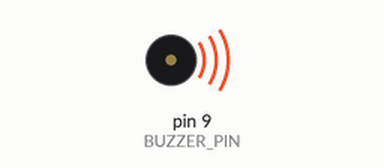
A sketch run on a simulated Arduino Uno, built with avr-gcc and run on an emulated ATmega328P. Parts: buzzer (waves = sounding).

Above: at 0.03 s.
Timing chart, 0 to 3.0 s (numbered marks = the images above):
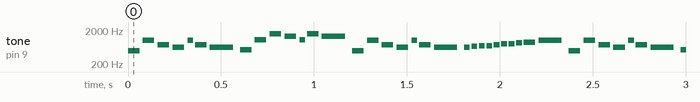

Measured:
- by itself, tone on pin 9 (BUZZER_PIN): plays 494 Hz for 0.06 s, 988 Hz for 0.06 s, 740 Hz for 0.06 s, 622 Hz for 0.06 s, 988 Hz for 0.03 s, 740 Hz for 0.06 s … (1701 notes in this stretch)

The sketch:

pacman.ino
```cpp
// (licence header left out)
#include "pitches.h"

#define BUZZER_PIN 9

int melody[] = {
  NOTE_B4, NOTE_B5, NOTE_FS5, NOTE_DS5,
  NOTE_B5, NOTE_FS5, NOTE_DS5, NOTE_C5,
  NOTE_C6, NOTE_G6, NOTE_E6, NOTE_C6, NOTE_G6, NOTE_E6,

  NOTE_B4, NOTE_B5, NOTE_FS5, NOTE_DS5, NOTE_B5,
  NOTE_FS5, NOTE_DS5, NOTE_DS5, NOTE_E5, NOTE_F5,
  NOTE_F5, NOTE_FS5, NOTE_G5, NOTE_G5, NOTE_GS5, NOTE_A5, NOTE_B5
};

int durations[] = {
  16, 16, 16, 16,
  32, 16, 8, 16,
  16, 16, 16, 32, 16, 8,

  16, 16, 16, 16, 32,
  16, 8, 32, 32, 32,
  32, 32, 32, 32, 32, 16, 8
};

void setup()
{
  pinMode(BUZZER_PIN, OUTPUT);
}

void loop()
{
  int size = sizeof(durations) / sizeof(int);

  for (int note = 0; note < size; note++) {
    //to calculate the note duration, take one second divided by the note type.
    //e.g. quarter note = 1000 / 4, eighth note = 1000/8, etc.
    int duration = 1000 / durations[note];
    tone(BUZZER_PIN, melody[note], duration);

    //to distinguish the notes, set a minimum time between them.
    //the note's duration + 30% seems to work well:
    int pauseBetweenNotes = duration * 1.30;
    delay(pauseBetweenNotes);

    //stop the tone playing:
    noTone(BUZZER_PIN);
  }
}
```
